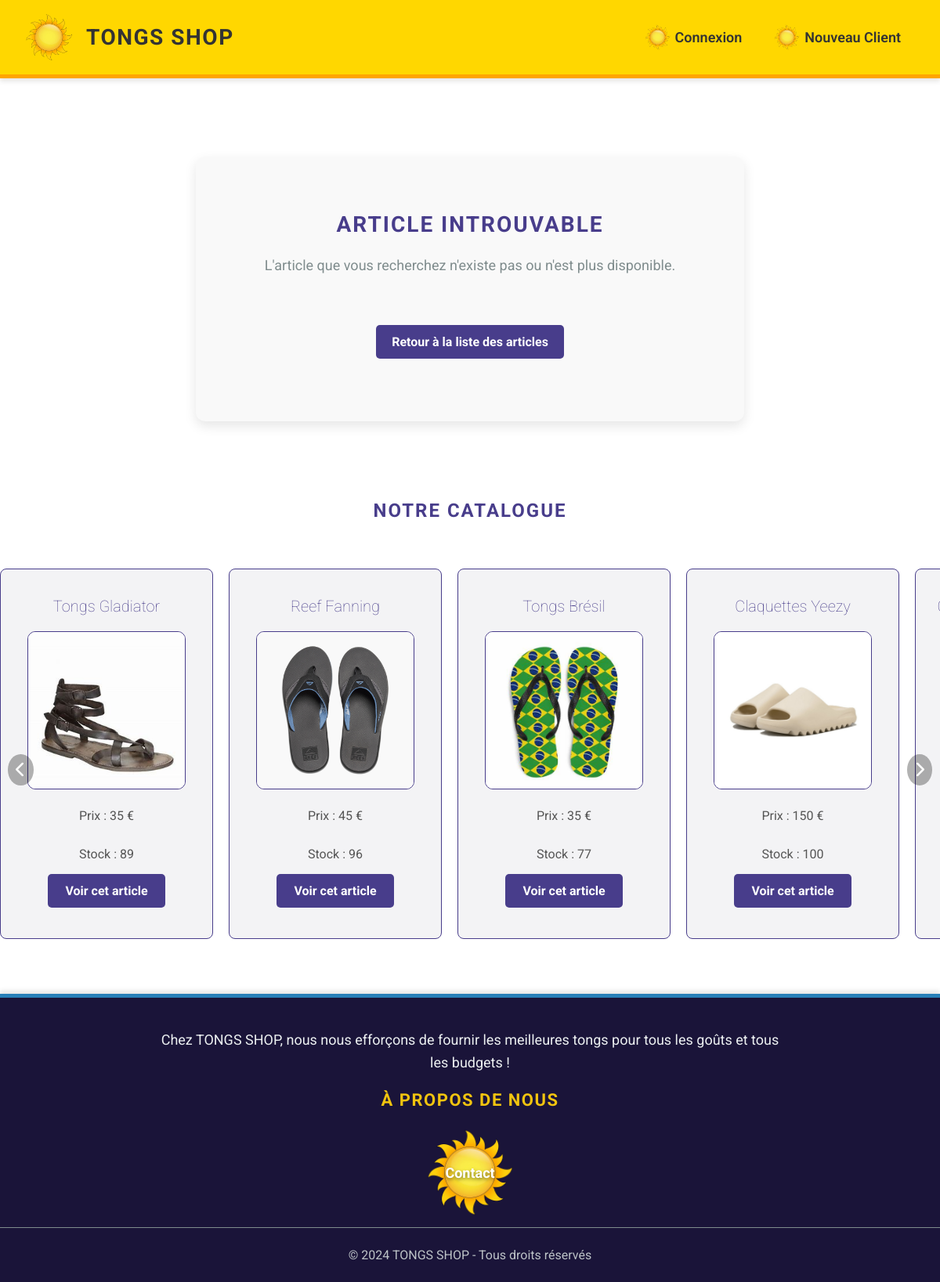
The app's page /article.php with its own data.
### tables this page shows
CREATE TABLE IF NOT EXISTS `articles` (
  `id_art` int NOT NULL AUTO_INCREMENT,
  `nom` varchar(255) NOT NULL,
  `quantite` int NOT NULL,
  `prix` float NOT NULL,
  `url_photo` varchar(255) DEFAULT NULL,
  `description` text,
  `date_ajout` timestamp NULL DEFAULT CURRENT_TIMESTAMP,
  `ID_STRIPE` varchar(255) DEFAULT NULL,
  PRIMARY KEY (`id_art`)
);

### article.php (the view, shortened to what this page needs)
<?php
$bdd = getBD();
$id_art = filter_input(INPUT_GET, 'id_art', FILTER_VALIDATE_INT);
$article = null;
$sql_total_reserved = $bdd->prepare("SELECT SUM(quantite_reservee) AS total_reserved FROM reservations WHERE id_art = ?");
$sql_total_reserved->execute([$id_art]);
$result_total_reserved = $sql_total_reserved->fetch();
$total_reserved = $result_total_reserved['total_reserved'] ? (int)$result_total_reserved['total_reserved'] : 0;
$quantite_disponible = $article['quantite'] - $total_reserved;
?>
<!DOCTYPE html>
<html lang="fr">
<head>
    <link rel="stylesheet" href="styles/style.css">
    <link rel="stylesheet" href="styles/pied_page.css">
    <link rel="stylesheet" href="styles/bandeau.css">
    <link rel="stylesheet" href="https://cdnjs.cloudflare.com/ajax/libs/font-awesome/6.4.0/css/all.min.css" />
</head>
<body>
<?php include 'bandeau.php'; ?>
<?php if ($article): ?>
    <h1><?php echo htmlspecialchars($article['nom']); ?></h1>
    <div class="article-container">
        <div class="article-left">
            <img src='<?php echo htmlspecialchars($article['url_photo']); ?>' alt='Image de <?php echo htmlspecialchars($article['nom']); ?>'><br>
            <div class='product-details'>
                <p class='description'><strong>Description :</strong> <?php echo htmlspecialchars($article['description']); ?></p>
                <p class='description'><strong>Quantité en stock :</strong> <?php echo (int)$article['quantite']; ?></p>
                <p class='description'><strong>Prix :</strong> <?php echo number_format($article['prix'], 2, ',', ' '); ?> €</p>
            </div>
        </div>
        <div class="article-right">
            <?php
            if (isset($_SESSION['client'])) {
                $quantite_reservee_user = 0;
                $id_client = $_SESSION['client']['id'];
                $sql_reservation_user = $bdd->prepare("SELECT quantite_reservee FROM reservations WHERE id_art = ? AND id_client = ?");
                $sql_reservation_user->execute([$id_art, $id_client]);
                $reservation_user = $sql_reservation_user->fetch();
                if ($reservation_user) {
                    $quantite_reservee_user = (int)$reservation_user['quantite_reservee'];
                }
                if ($quantite_disponible > 0 || $quantite_reservee_user > 0) {
                    ?>
                    <form id="form-ajout-panier" action="ajouter.php" method="post" class="form-panier">
                        <input type="hidden" name="csrf_token" value="<?php echo generate_csrf_token(); ?>">
                        <input type="hidden" name="id_art" value="<?php echo htmlspecialchars($id_art); ?>">
                        <label for="quantite">Nombre d'exemplaires :</label>
                        <input type="number" name="quantite" id="quantite" value="1" min="1" max="<?php echo ($quantite_disponible + $quantite_reservee_user); ?>" required><br><br>
                        <input type="submit" value="Ajouter au panier" class="btn-ajouter">
                    </form>
                    <script>
                        document.getElementById('form-ajout-panier').addEventListener('submit', function(event) {
                            event.preventDefault(); // Empêche le rechargement de la page
                            const formData = new FormData(this);
                            // Ajout du token CSRF depuis le meta tag
                            const csrfToken = document.querySelector('meta[name="csrf-token"]').getAttribute('content');
                            formData.append('csrf_token', csrfToken);
                            const quantite = parseInt(formData.get('quantite'), 10);
                            if (isNaN(quantite) || quantite < 1) {
                                alert('Quantité invalide.');
                                return;
                            }
                            const maxStock = <?php echo ($quantite_disponible + $quantite_reservee_user); ?>;
                            if (quantite > maxStock) {
                                alert('La quantité demandée dépasse le stock disponible.');
                                return;
                            }
                            fetch('ajouter.php', {
                                method: 'POST',
                                body: formData
                            })
                                .then(response => response.json())
                                .then(data => {
                                    if (data.success) {
                                        alert('Article ajouté au panier avec succès !');
                                    } else {
                                        alert('Erreur : ' + data.message);
                                    }
                                })
                                .catch(error => console.error('Erreur:', error));
                        });
                    </script>
                    <?php
                } else {
                    echo "<p>Il n'y a plus de stock disponible pour cet article.</p>";
                }
            } else {
                echo "<p><a class='lienpage' href='connexion.php'>Connectez-vous</a> pour ajouter cet article à votre panier.</p>";
            }
            ?>
        </div>
    </div>
    <p><a href="index.php" class="btn-retour">Retour à la liste des articles</a></p>
    <section class="articles-carousel">
        <h2 class="section-title">Nos autres articles en stock</h2>
        <div class="carousel-container">
            <button class="carousel-btn left" id="carousel-left-btn"><i class="fas fa-chevron-left"></i></button>
            <div class="carousel" id="carousel">
                <?php
                $sql = "SELECT id_art, nom, description, quantite, prix, url_photo FROM articles WHERE quantite > 0 ORDER BY date_ajout DESC LIMIT 10";
                $stmt = $bdd->prepare($sql);
                $stmt->execute();
                while ($row = $stmt->fetch()):
                    ?>
                    <div class="article-card">
                        <h3><?= htmlspecialchars($row["nom"]); ?></h3>
                        <img src="<?= htmlspecialchars($row["url_photo"]); ?>" alt="Image de <?= htmlspecialchars($row["nom"]); ?>">
                        <p>Prix : <?= htmlspecialchars($row["prix"]); ?> €</p>
                        <p>Stock : <?= htmlspecialchars($row["quantite"]); ?></p>
                        <a href="article.php?id_art=<?= htmlspecialchars($row["id_art"]); ?>" class="btn-voir-article">Voir cet article</a>
                    </div>
                <?php endwhile; ?>
            </div>
            <button class="carousel-btn right" id="carousel-right-btn"><i class="fas fa-chevron-right"></i></button>
        </div>
    </section>
<?php else: ?>
    <div class='article-introuvable'>
        <h2>Article introuvable</h2>
        <p>L'article que vous recherchez n'existe pas ou n'est plus disponible.</p>
        <a href='index.php' class='btn-retour'>Retour à la liste des articles</a>
    </div>
    <section class="articles-carousel">
        <h2 class="section-title">Notre catalogue</h2>
        <div class="carousel-container">
            <button class="carousel-btn left" id="carousel-left-btn"><i class="fas fa-chevron-left"></i></button>
            <div class="carousel" id="carousel">
                <?php
                $sql = "SELECT id_art, nom, description, quantite, prix, url_photo FROM articles WHERE quantite > 0 ORDER BY date_ajout DESC LIMIT 10";
                $stmt = $bdd->prepare($sql);
                $stmt->execute();
                while ($row = $stmt->fetch()):
                    ?>
                    <div class="article-card">
                        <h3><?= htmlspecialchars($row["nom"]); ?></h3>
                        <img src="<?= htmlspecialchars($row["url_photo"]); ?>" alt="Image de <?= htmlspecialchars($row["nom"]); ?>">
                        <p>Prix : <?= htmlspecialchars($row["prix"]); ?> €</p>
                        <p>Stock : <?= htmlspecialchars($row["quantite"]); ?></p>
                        <a href="article.php?id_art=<?= htmlspecialchars($row["id_art"]); ?>" class="btn-voir-article">Voir cet article</a>
                    </div>
                <?php endwhile; ?>
            </div>
            <button class="carousel-btn right" id="carousel-right-btn"><i class="fas fa-chevron-right"></i></button>
        </div>
    </section>
<?php endif; ?>
<?php include 'pied_page.php'; ?>
</body>
</html>

### styles/style.css (style rules this page uses)
html, body { height: 100%; margin: 0; }
body { font-family: 'Roboto', Arial, sans-serif; margin: 0; }
h2 { color: darkslateblue; text-align: center; margin-top: 20px; text-transform: uppercase; letter-spacing: 2px; }
a { color: white; text-decoration: none; font-weight: bold; transition: color 0.3s ease; }
img { display: block; margin: 0 auto; width: 200px; height: auto; border-radius: 10px; border : #1a1439 solid; }
p { color: #7f8c8d; font-size: 18px; line-height: 1.8; text-align: center; margin: 20px 0; }
button { background-color: darkslateblue; color: white; padding: 10px 20px; border: none; border-radius: 5px; cursor: pointer; transition: background-color 0.3s ease; }
button, .btn { background-color: darkslateblue; color: white; padding: 12px 24px; border: none; border-radius: 30px; cursor: pointer; font-size: 1rem; font-weight: bold; transition: background-color 0.3s ease, transform 0.3s ease; }
.carousel-container { position: relative; width: 100%; overflow: hidden; margin: 40px auto; padding: 20px 0; background-color: #ffffff; }
.carousel-btn { position: absolute; top: 50%; background: rgba(0,0,0,0.3); border: none; color: white; padding: 10px; cursor: pointer; z-index: 10; font-size: 20px; border-radius: 50%; transition: background-color 0.3s ease, transform 0.3s ease; display: flex; align-items: center; justify-content: center; }
.carousel-btn.left { left: 10px; }
.carousel-btn.right { right: 10px; }
.carousel { display: flex; gap: 20px; transition: transform 0.4s ease-in-out; }
.article-card { flex: 0 0 calc(25% - 60px); background-color: rgba(26, 20, 57, 0.05); border-radius: 8px; padding: 15px; text-align: center; border: 1px solid darkslateblue; transition: border 0.3s, background-color 0.3s; }
.article-card h3 { color: darkslateblue; font-size: 20px; font-weight: lighter; }
.article-card p { font-size: 16px; color: #555; margin-bottom: 10px; }
.article-card img { width: 200px; height: 200px; object-fit: cover; border-radius: 10px; margin-bottom: 15px; border: 1px solid darkslateblue; transition: border 0.3s, background-color 0.3s; }
.btn-voir-article { display: inline-block; background-color: darkslateblue; color: white; padding: 10px 20px; text-decoration: none; border-radius: 5px; font-weight: bold; transition: border 0.3s, background-color 0.3s; border: 2px solid transparent; }
.article-introuvable { text-align: center; padding: 50px; background-color: #f9f9f9; border-radius: 12px; box-shadow: 0 6px 15px rgba(0, 0, 0, 0.1); margin: 100px auto; max-width: 600px; }
.article-introuvable h2 { font-size: 28px; color: darkslateblue; margin-bottom: 20px; }
.article-introuvable p { font-size: 18px; color: #7f8c8d; margin-bottom: 30px; }
.article-introuvable .btn-retour { display: inline-block; background-color: darkslateblue; color: white; padding: 12px 20px; text-decoration: none; border-radius: 5px; font-weight: bold; transition: background-color 0.3s ease; }
.btn-retour { display: inline-block; margin: 30px auto; padding: 12px 25px; background-color: darkslateblue; color: white; text-decoration: none; border-radius: 25px; font-weight: bold; transition: background-color 0.3s ease; }

### records on screen
articles: nom "Tongs Gladiator", url_photo (picture), prix "35", quantite "89"
articles: nom "Reef Fanning", url_photo (picture), prix "45", quantite "96"
articles: nom "Tongs Brésil", url_photo (picture), prix "35", quantite "77"
articles: nom "Claquettes Yeezy", url_photo (picture), prix "150", quantite "100"
